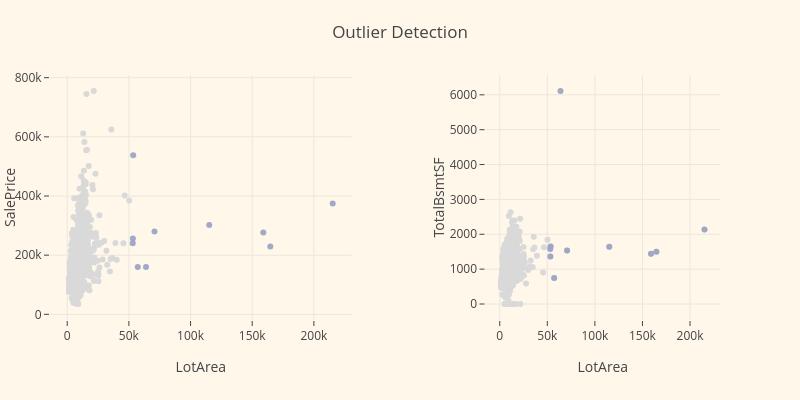

Notebook code for this chart:
### Code cell
outIndex = [1298, 769, 706, 249, 313, 457, 451, 384, 335, 1396]
outIndex2 = [1298, 523, 496, 440, 332]
outpos =  df_train.index.isin(outIndex)
inpos = ~outpos
outpos2 = df_train.index.isin(outIndex2)
inpos2 = ~outpos2

trace1 = go.Scatter(
    x = df_train.loc[inpos,'LotArea'],
    y = df_train.loc[inpos,'SalePrice'],
    mode = 'markers',
    marker = dict(
        color='rgba(217, 217, 217, 1.0)',
    ),
    text = 'Inner'
)
trace2 =  go.Scatter(
    x = df_train.loc[outIndex,'LotArea'],
    y = df_train.loc[outIndex, 'SalePrice'],
    mode = 'markers',
    marker = dict(
        color= 'rgba(156, 165, 196, 0.95)',
    ),
    text = 'Outlier'
)

trace3 = go.Scatter(
    x = df_train.loc[inpos2, 'LotArea'],
    y = df_train.loc[inpos2,'TotalBsmtSF'],
    mode = 'markers',
    marker = dict(
        color='rgba(217, 217, 217, 1.0)',
    ),
    xaxis = 'x2',
    yaxis = 'y2',
    text = 'Inner'
)
trace4 =  go.Scatter(
    x = df_train.loc[outIndex,'LotArea'],
    y = df_train.loc[outIndex, 'TotalBsmtSF'],
    mode = 'markers',
    marker = dict(
        color= 'rgba(156, 165, 196, 0.95)',
    ),
    xaxis = 'x2',
    yaxis = 'y2',
    text = 'Outlier'
)

xaxisDict =  dict(
            ticklen = 5,
            showgrid = True,
            zeroline = False,
            showline = False)
yaxisDict = dict(
        showgrid = True,
        zeroline = False,
        ticklen =5,
        gridwidth = 0
    )
data = [trace1, trace2, trace3, trace4]
layout = go.Layout(
    width = 800,
    height = 400,
    title = 'Outlier Detection',
    hovermode = 'closest',
    paper_bgcolor='rgb(254, 247, 234)',
    plot_bgcolor='rgb(254, 247, 234)',
    xaxis1 = xaxisDict,
    yaxis1 = yaxisDict,
    xaxis2 = xaxisDict,
    yaxis2 = yaxisDict,
    showlegend = False
)

fig = go.Figure(data = data, layout = layout)
fig.layout.xaxis1.update({'anchor': 'y1', 'domain' : [0, 0.45], 'title': 'LotArea'})
fig.layout.yaxis1.update({'anchor': 'x1', 'domain': [0, 1], 'title': 'SalePrice'})
fig.layout.xaxis2.update({'anchor': 'y2', 'domain' : [0.65, 1], 'title':'LotArea'})
fig.layout.yaxis2.update({'anchor': 'x2', 'domain': [0, 1], 'title' : 'TotalBsmtSF'})
fig.layout.margin.update({'t':75, 'l':50})

py.iplot(fig)
###
df_train = df_train.loc[~df_train.index.isin(totOut.index),:]
df_raw = df_train.copy()

### Figure 1 — Plotly figure (JSON) as saved in the notebook; plotly's stock layout.template omitted (floating-point values rounded to 4 significant figures; data arrays with more than 128 entries replaced by an {"elided": "..."} marker saying what was removed)
{"data": [{"marker": {"color": "rgba(217, 217, 217, 1.0)"}, "mode": "markers", "text": "Inner", "type": "scatter", "x": {"elided": "1441 int values"}, "y": {"elided": "1441 int values"}}, {"marker": {"color": "rgba(156, 165, 196, 0.95)"}, "mode": "markers", "text": "Outlier", "type": "scatter", "x": [63887, 53504, 115149, 159000, 215245, 53227, 70761, 53107, 164660, 57200], "y": [160000, 538000, 302000, 277000, 375000, 256000, 280000, 240000, 228950, 160000]}, {"marker": {"color": "rgba(217, 217, 217, 1.0)"}, "mode": "markers", "text": "Inner", "type": "scatter", "x": {"elided": "1446 int values"}, "xaxis": "x2", "y": {"elided": "1446 int values"}, "yaxis": "y2"}, {"marker": {"color": "rgba(156, 165, 196, 0.95)"}, "mode": "markers", "text": "Outlier", "type": "scatter", "x": [63887, 53504, 115149, 159000, 215245, 53227, 70761, 53107, 164660, 57200], "xaxis": "x2", "y": [6110, 1650, 1643, 1444, 2136, 1364, 1533, 1580, 1499, 747], "yaxis": "y2"}], "layout": {"height": 400, "hovermode": "closest", "margin": {"l": 50, "t": 75}, "paper_bgcolor": "rgb(254, 247, 234)", "plot_bgcolor": "rgb(254, 247, 234)", "showlegend": false, "title": "Outlier Detection", "width": 800, "xaxis1": {"anchor": "y1", "domain": [0, 0.45], "showgrid": true, "showline": false, "ticklen": 5, "title": "LotArea", "zeroline": false}, "xaxis2": {"anchor": "y2", "domain": [0.65, 1], "showgrid": true, "showline": false, "ticklen": 5, "title": "LotArea", "zeroline": false}, "yaxis1": {"anchor": "x1", "domain": [0, 1], "gridwidth": 0, "showgrid": true, "ticklen": 5, "title": "SalePrice", "zeroline": false}, "yaxis2": {"anchor": "x2", "domain": [0, 1], "gridwidth": 0, "showgrid": true, "ticklen": 5, "title": "TotalBsmtSF", "zeroline": false}}}
